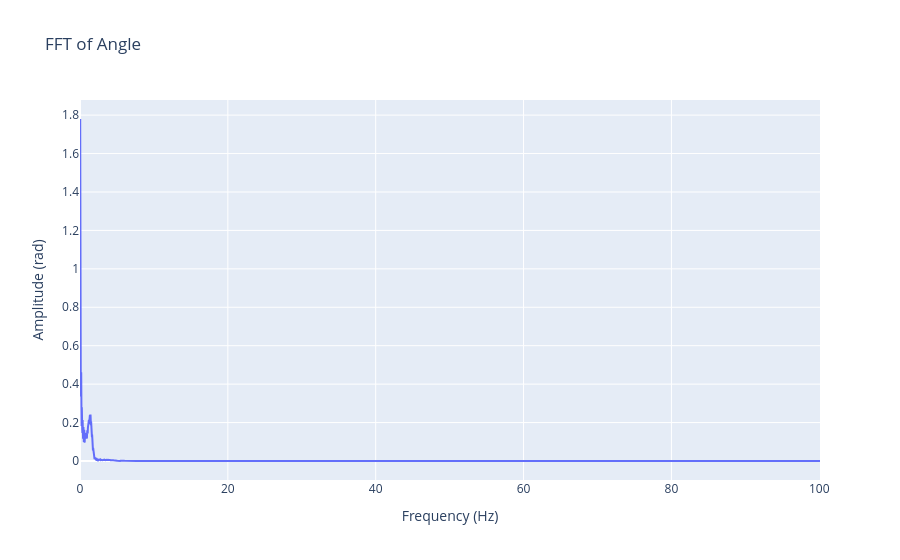

Notebook source saved alongside this figure:
### Markdown cell above
## Do a FFT

### Code cell
t = data["Timestamp_ms"].to_numpy() / 1000  # seconds
pend_ang = data["Angle_raw"].to_numpy()

dt = np.median(np.diff(t))
t_uniform = np.arange(t[0], t[-1], dt)
pend_ang_uniform = np.interp(t_uniform, t, pend_ang)

# Remove the mean and apply a Hann window
signal = pend_ang_uniform - np.mean(pend_ang_uniform)
window = np.hanning(len(signal))
spectrum = np.fft.rfft(signal * window)
frequencies = np.fft.rfftfreq(len(signal), d=dt)

# Normalize the one-sided amplitude spectrum
amplitude = 2 * np.abs(spectrum) / np.sum(window)
amplitude[0] /= 2
if len(signal) % 2 == 0:
    amplitude[-1] /= 2

fft_fig = go.Figure(
    go.Scatter(x=frequencies, y=amplitude, mode="lines", name="Angle FFT")
)
fft_fig.update_layout(
    title="FFT of Angle",
    xaxis_title="Frequency (Hz)",
    yaxis_title="Amplitude (rad)",
)
fft_fig.show()

### Figure 1 — Plotly figure (JSON) as saved in the notebook; plotly's stock layout.template omitted (floating-point values rounded to 4 significant figures; data arrays with more than 128 entries replaced by an {"elided": "..."} marker saying what was removed)
{"data": [{"mode": "lines", "name": "Angle FFT", "type": "scatter", "x": {"elided": "3659 float values"}, "y": {"elided": "3659 float values"}}], "layout": {"title": {"text": "FFT of Angle"}, "xaxis": {"title": {"text": "Frequency (Hz)"}}, "yaxis": {"title": {"text": "Amplitude (rad)"}}}}
